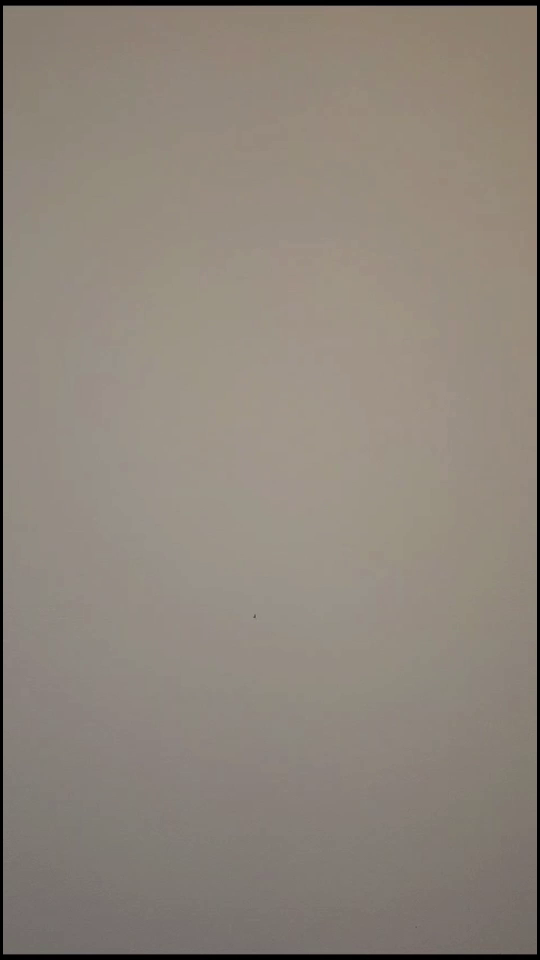
#> input picture frame 4 of Tomato.mp4, 540 x 960 px
$ python BallTracker.py
#> lines starting #> are read from the running program, lines starting #| are printed output that depends on the picture; after the words box and inside, x2 and y2 are one past the last pixel; in counts of white or black regions, pixels touching at a corner belong together; long printed decimals are rounded
import math
import cv2 as cv
import numpy as np
import time

def color_masking(frame, color_lower, color_upper):
    # Convert frame to HSV
    hsv = cv.cvtColor(frame, cv.COLOR_BGR2HSV)

    # Construct a mask for the specified color
    mask = cv.inRange(hsv, color_lower, color_upper)
    # Erode small contours
    mask = cv.erode(mask, None, iterations=5)
    # Dilate remaining contours
    mask = cv.dilate(mask, None, iterations=5)
    return mask

def large_contour_find(frame, mask):
    # Contour find function, draws contours and plots the center
    try:
        # Find contours on the mask
        cnts, _ = cv.findContours(mask, cv.RETR_EXTERNAL, cv.CHAIN_APPROX_SIMPLE)
        # Check if contours are present
        if cnts:
            # Find largest contour
            largest_contour = max(cnts, key=cv.contourArea)
            # Create a blank image to draw contours on
            contour_img = np.zeros_like(frame)
            # Draw contours on the blank image
            cv.drawContours(contour_img, [largest_contour], -1, (0, 255, 0), 3)
            # Add the contours to the masked frame
            return [largest_contour, contour_img]
        else:
            return [None, mask]
    except:
        return [None, mask]

def center_find(cnt, img):
    # Iterate through countour and find center and plot on image
    M = cv.moments(cnt)
    m00 = M["m00"]
    if m00 != 0:
        cX = int(M["m10"] / m00)
        cY = int(M["m01"] / m00)
        # Draw a circle on center of contour and label it
        cv.circle(img, (cX, cY), 7, (255, 255, 255), -1)
        cv.putText(img, "center", (cX - 20, cY - 20),
                   cv.FONT_HERSHEY_SIMPLEX, 0.5, (255, 255, 255), 2)
        return [img, cX, cY]
    else:
        return [img, None, None]

# [24 lines left out: function velo_draw, not called in this run]

def traj_draw(c_data, contour_img):
    for index, data in enumerate(c_data):
        cv.circle(contour_img, [data[0], data[1]], 5, (0, 255, 0), -1)
        if index > 0:
            cv.line(contour_img, [data[0], data[1]], [c_data[index - 1][0], c_data[index - 1][1]], (0, 255, 0), 2)
    return contour_img

# [23 lines left out: function traj_pred, not called in this run]


# Variable Set
# Assign upper and lower values from ColorThresholdTesting
ColorLower = (0, 139, 0)
ColorUpper = (180, 255, 255)
c_data = [] # Create empty c_data matrice


# ORIGINAL VIDEO
cap = cv.VideoCapture('Tomato.mp4')  # Create video element
while True:
    # Get webcam frame
    ret, frame = cap.read()
#> frame is the input picture: shape (960, 540, 3); mean B, G, R 123.3, 133.2, 141.9
    if not ret:
        print("No Image Found")
        break
    # Display the Original Image

    cv.imshow('Original Video', frame)
    time.sleep(.05)
    # break loop with q key press
    if cv.waitKey(1) & 0xFF == ord('q'):
#> (key q is pressed here)
        break
cv.waitKey(0)  # Wait indefinitely until a key is pressed before displaying the masked video
cap.release()  # Release the video capture object and reopen it to start from the beginning

# MASKED VIDEO
cap = cv.VideoCapture('Tomato.mp4')
while True:
    # Get webcam frame
    ret, frame = cap.read()
    if not ret:
        cv.waitKey(0)
        break

    # convert frame to HSV
    mask = color_masking(frame, ColorLower, ColorUpper)
#> in color_masking, `hsv = cv.cvtColor(frame, cv.COLOR_BGR2HSV)`: hsv: shape (960, 540, 3); mean H, S, V 15.8, 34.8, 141.9
#> in color_masking, `mask = cv.inRange(hsv, color_lower, color_upper)`:
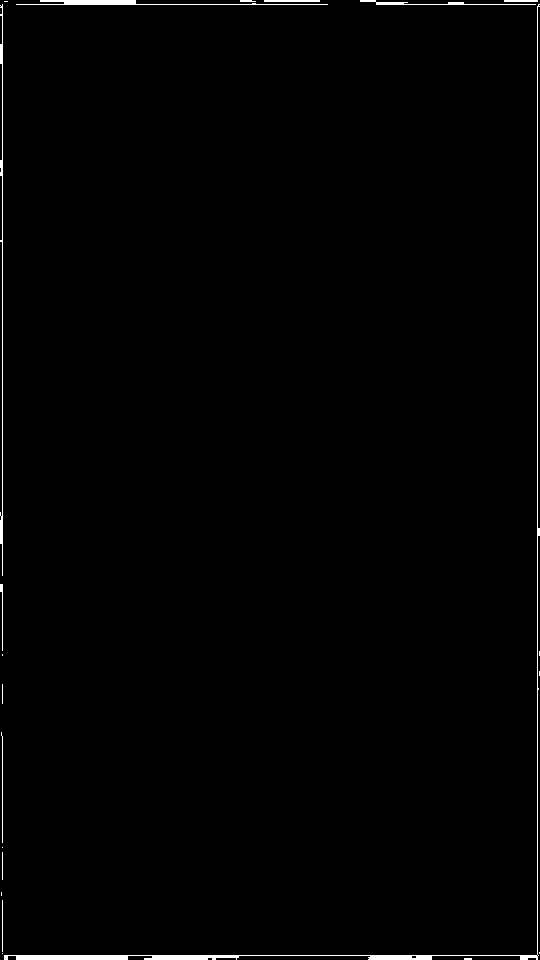
#> mask: shape (960, 540); 0.92% white; 21 white regions (9 under 20 px), largest, box (x1, y1, x2, y2) and area: (4, 4, 540, 960) 2583, (0, 4, 3, 576) 708, (16, 0, 328, 5) 652
#> in color_masking, `mask = cv.erode(mask, None, iterations=5)`: mask: shape (960, 540); every value is 0


    # Display the Masked Image in full screen
    cv.imshow('Masked Video', mask)
    time.sleep(.05)

    # break loop with q key press
    if cv.waitKey(1) & 0xFF == ord('q'):
#> (key q is pressed here)
        break

cv.waitKey(0)
cap.release()  # Release the video capture object and reopen it to start from the beginning

# CONTOUR VIDEO
cap = cv.VideoCapture('Tomato.mp4')
fps = cap.get(cv.CAP_PROP_FPS)
while True:
    # Get video frame
    ret, frame = cap.read()
    if not ret:
        break

    # Display the Contour Image in full screen
    [largest_contour, contour_img] = large_contour_find(frame, color_masking(frame, ColorLower, ColorUpper))
#> in large_contour_find, `cnts, _ = cv.findContours(mask, cv.RETR_EXTERNAL, cv.CHAIN_APPROX_SIMP..`: cnts = []
    if largest_contour is not None:
        [contour_img, cX, cY] = center_find(largest_contour, contour_img)
        c_data.append([cX, cY, time.time(), None, None, None, None])
        traj_draw(c_data, contour_img)
        if len(c_data) > 1:
            [c_data, contour_img] = velo_draw(c_data, contour_img, fps)
        if len(c_data) == 5:
            cv.waitKey(0)
            points = traj_pred(c_data, contour_img)
            # Draw the trajectory on the image using cv2.line
            cv.polylines(contour_img, [points], isClosed=False, color=(255, 0, 0), thickness=2)
            cv.imshow('Contour Video', contour_img)
            cv.waitKey(0)
    else:
        continue

    if len(c_data) > 5:  # print predicted trajectory onto contour_img
        # Draw the trajectory on the image using cv2.line
        cv.polylines(contour_img, [points], isClosed=False, color=(255, 0, 0), thickness=2)

    cv.imshow('Contour Video', contour_img)


    if cv.waitKey(1) & 0xFF == ord('q'):  # break loop with q key press
        break

for row in c_data:
    print(row)
#> this loop made 1 pass
#| [111, 878, 1796484394.486, None, None, None, None]

cv.waitKey(0)
cap.release()  # Release the video capture object and close all windows
cv.destroyAllWindows()

$ run again, starting later in the video
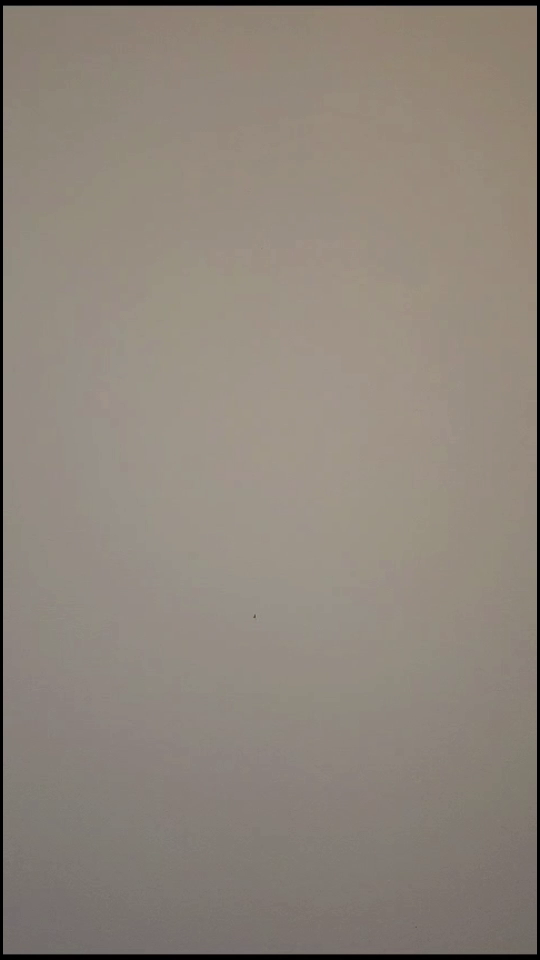
#> input picture frame 33 of Tomato.mp4, 540 x 960 px
#> frame is the input picture: shape (960, 540, 3); mean B, G, R 123.3, 133.2, 142.1
#> hsv: shape (960, 540, 3); mean H, S, V 15.6, 35.1, 142.1
#> in color_masking, `mask = cv.inRange(hsv, color_lower, color_upper)`:
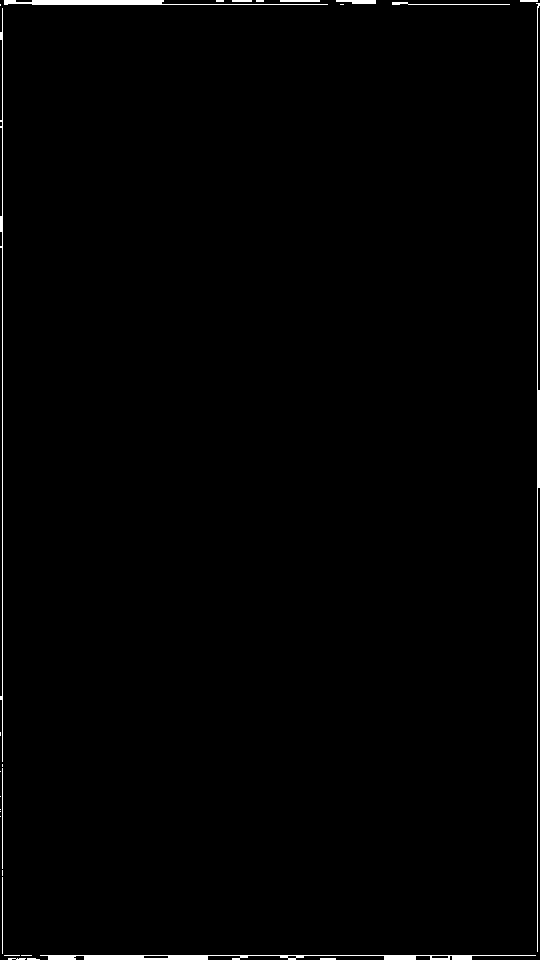
#> mask: shape (960, 540); 0.97% white; 28 white regions (14 under 20 px), largest, box (x1, y1, x2, y2) and area: (40, 955, 536, 960) 1390, (536, 3, 540, 952) 1152, (4, 0, 328, 5) 904
#> cnts = []
